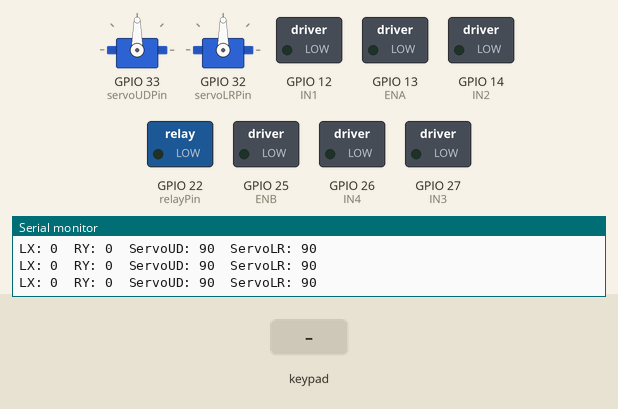
A sketch run on a simulated ESP32. Shown: 2 × servo, switched loads named in the sketch (green lamp = pin HIGH), the last lines printed to the serial monitor. The inputs (shaded band) are chosen by the test bench. Nothing arrives over Bluetooth unless stated.

Above: at 1.2 s.
1.3 s: key 'U' pressed
At 2.8 s:
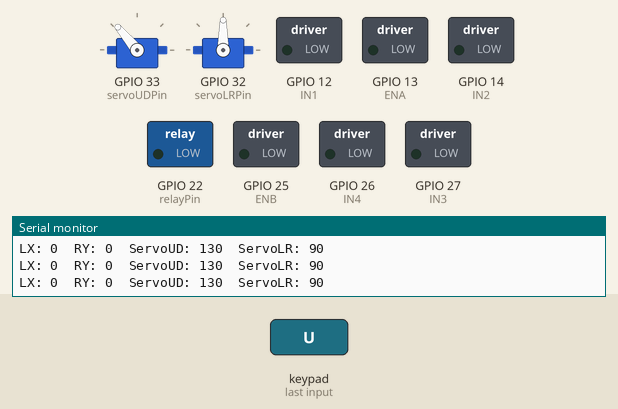
3.2 s: key 'D' pressed
At 3.35 s:
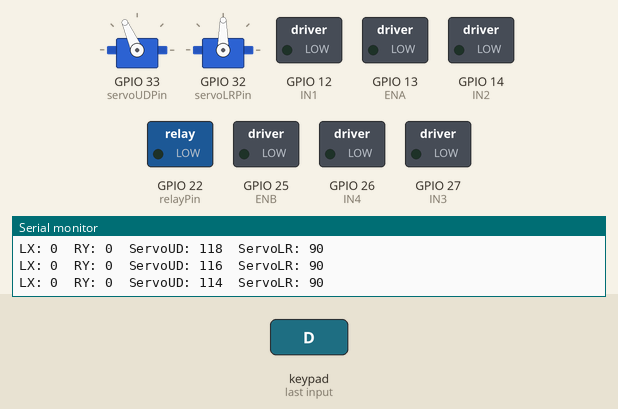
5.1 s: key 'L' pressed
At 6.2 s:
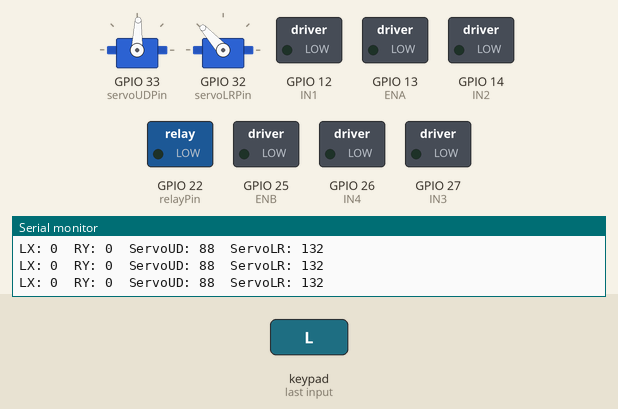
7.0 s: key 'R' pressed
At 7.17 s:
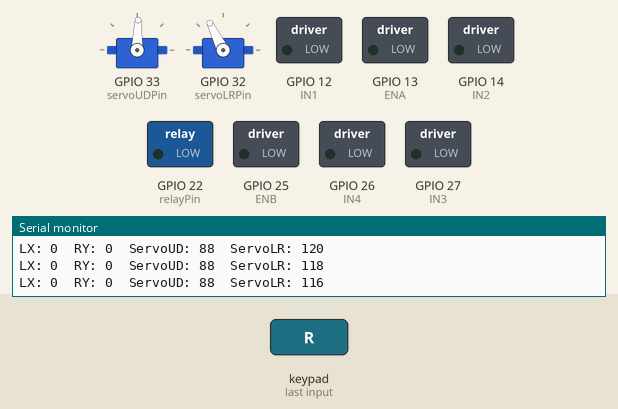
8.9 s: key 'D' pressed
At 10.1 s:
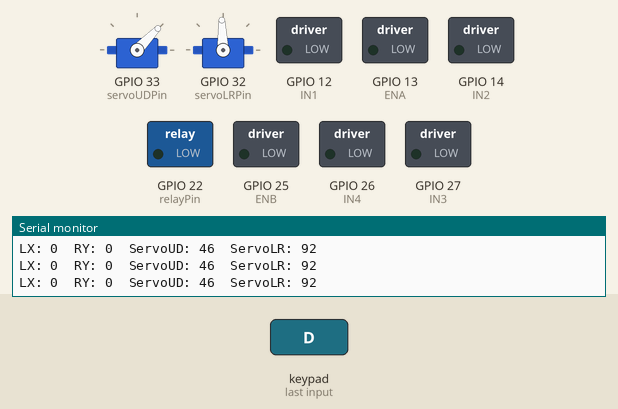
10.8 s: key 'L' pressed
At 11.8 s:
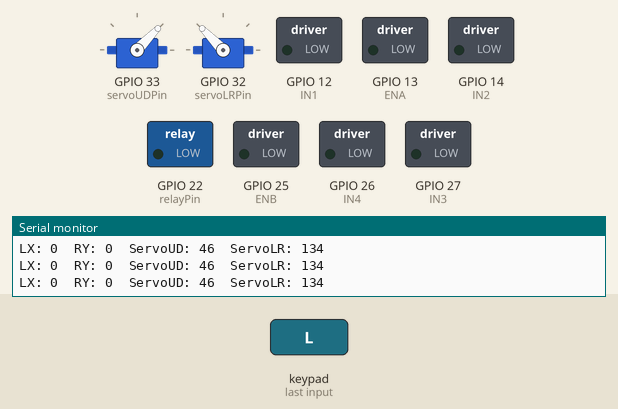
Timing chart, 0 to 13.7 s (numbered marks = the images above; inputs shaded):
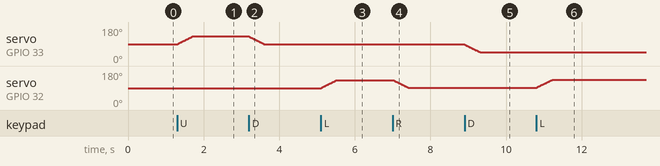

The sketch:

motor___servo_control.ino
```cpp
#include <Ps3Controller.h>
#include <ESP32Servo.h>

// ================= MOTOR =================
int ENA= 13;
int IN1= 12;
int IN2= 14;
int IN3= 27;
int IN4= 26;
int ENB= 25;

// ================= RELAY =================
int relayPin = 22;

// ================= SERVO =================
Servo servoUD;   // atas bawah
Servo servoLR;   // kiri kanan

int servoUDPin = 33;
int servoLRPin = 32;

int posUD = 90;
int posLR = 90;

// ================= JOYSTICK =================
int leftx = 0;
int righty = 0;

// ================= CONNECT =================
void onConnect(){
  Serial.println("PS3 Controller Connected");
}

void setup() {

  pinMode (ENA, OUTPUT);
  pinMode (IN1, OUTPUT);
  pinMode (IN2, OUTPUT);
  pinMode (IN3, OUTPUT);
  pinMode (IN4, OUTPUT);
  pinMode (ENB, OUTPUT);

  // relay
  pinMode(relayPin, OUTPUT);
  digitalWrite(relayPin, LOW);

  Serial.begin(115200);

  // ================= SERVO SETUP =================
  servoUD.attach(servoUDPin);
  servoLR.attach(servoLRPin);

  servoUD.write(posUD);
  servoLR.write(posLR);

  // ================= PS3 =================
  Ps3.attachOnConnect(onConnect);
  Ps3.begin("0cc:db:a7:96:20:de");
}

// ================= MOTOR FUNCTION =================

void maju() {
digitalWrite (ENA, HIGH);
digitalWrite (IN1, LOW);
digitalWrite (IN2, HIGH);
digitalWrite (IN3, LOW);
digitalWrite (IN4, HIGH);
digitalWrite (ENB, HIGH);
}

void mundur() {
digitalWrite (ENA, HIGH);
digitalWrite (IN1, HIGH);
digitalWrite (IN2, LOW);
digitalWrite (IN3, HIGH);
digitalWrite (IN4, LOW);
digitalWrite (ENB, HIGH);
}

void kanan() {
digitalWrite (ENA, HIGH);
digitalWrite (IN1, LOW);
digitalWrite (IN2, HIGH);

digitalWrite (IN3, HIGH);
digitalWrite (IN4, LOW);
digitalWrite (ENB, HIGH);
}

void kiri() {
digitalWrite (ENA, HIGH);
digitalWrite (IN1, HIGH);
digitalWrite (IN2, LOW);

digitalWrite (IN3, LOW);
digitalWrite (IN4, HIGH);
digitalWrite (ENB, HIGH);
}

void stopMotor() {
digitalWrite (IN1, LOW);
digitalWrite (IN2, LOW);
digitalWrite (IN3, LOW);
digitalWrite (IN4, LOW);
}

// ================= LOOP =================
void loop() {

  righty = Ps3.data.analog.stick.ry;
  leftx  = Ps3.data.analog.stick.lx;

  // ===== MOTOR CONTROL =====
  if (righty <= -50){
    maju();
  }
  else if(righty >= 50){
    mundur ();
  }
  else if(leftx >= 50){
    kiri ();
  }
  else if(leftx <= -50){
    kanan ();
  }
  else{
    stopMotor ();
  }

  // ===== SERVO CONTROL =====

  if(Ps3.data.button.up){
    posUD += 2;
  }
  if(Ps3.data.button.down){
    posUD -= 2;
  }
  if(Ps3.data.button.left){
    posLR += 2;
  }
  if(Ps3.data.button.right){
    posLR -= 2;
  }

  posUD = constrain(posUD, 0, 180);
  posLR = constrain(posLR, 0, 180);
  servoUD.write(posUD);
  servoLR.write(posLR);

  // ===== RELAY CONTROL =====
  if(Ps3.data.button.r2){
    digitalWrite(relayPin, HIGH);
  }
  else{
    digitalWrite(relayPin, LOW);
  }
  // ===== SERIAL DEBUG =====
  Serial.print("LX: ");
  Serial.print(leftx);
  Serial.print("  RY: ");
  Serial.print(righty);
  Serial.print("  ServoUD: ");
  Serial.print(posUD);
  Serial.print("  ServoLR: ");
  Serial.println(posLR);
  delay(20);
}
```

Measured:
- after the input at 1.3 s, servo on GPIO 33 (servoUDPin): moves from 90° to 130° over 0.39 s, starting at once
- after the input at 3.2 s, servo on GPIO 33 (servoUDPin): moves from 130° to 88° over 0.41 s, starting at once
- after the input at 5.1 s, servo on GPIO 32 (servoLRPin): moves from 90° to 132° over 0.41 s, starting at once
- after the input at 7.0 s, servo on GPIO 32 (servoLRPin): moves from 132° to 92° over 0.39 s, starting at once
- after the input at 8.9 s, servo on GPIO 33 (servoUDPin): moves from 88° to 46° over 0.41 s, starting at once
- after the input at 10.8 s, servo on GPIO 32 (servoLRPin): moves from 92° to 134° over 0.41 s, starting at once
